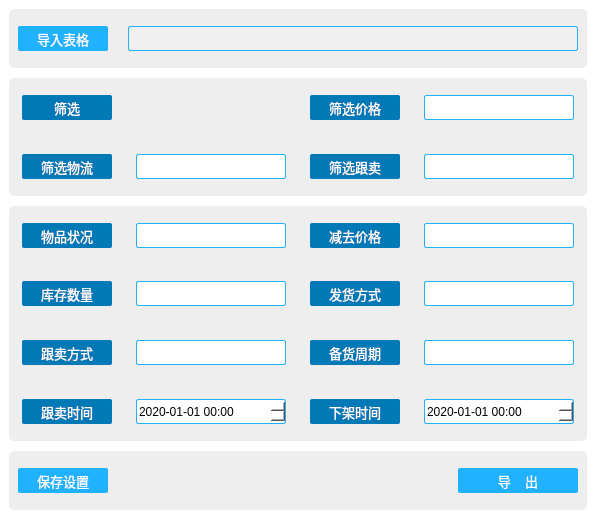
<?xml version="1.0" encoding="UTF-8"?>
<ui version="4.0">
 <class>MainWindow</class>
 <widget class="QMainWindow" name="MainWindow">
  <property name="geometry">
   <rect>
    <x>0</x>
    <y>0</y>
    <width>596</width>
    <height>519</height>
   </rect>
  </property>
  <property name="windowTitle">
   <string>亚马逊表格处理</string>
  </property>
  <property name="windowIcon">
   <iconset resource="img.qrc">
    <normaloff>:/newPrefix/title.ico</normaloff>:/newPrefix/title.ico</iconset>
  </property>
  <property name="styleSheet">
   <string notr="true">#MainWindow{background-color: rgb(255, 255, 255);}

QPushButton{
border-style:none;
text-align: center;
background-color:#0079b6;
border:2px;
border-radius:2px;
color:#ffffff;
}
#pushButton_run,#pushButton_excel,#pushButton_set{
border-style:none;
text-align: center;
background-color:#20b1ff;
border:2px;
border-radius:2px;
color:#ffffff;
}
#pushButton_run:hover,#pushButton_excel:hover,#pushButton_set:hover{
color:lightskyblue
}
#pushButton_run:pressed,#pushButton_excel:pressed,#pushButton_set:pressed {
    /* 改变背景色 */
    /* background-color:rgb(180, 180, 180,120); */
    /* 改变边框风格 */
    /* border-style:inset; */
    /* 使文字有一点移动 */  
    padding-left:6px;
    padding-top:4px;
}
#lineEdit_excel{
border: 1px solid #20b1ff;
border-radius:2px;
background-color:#f0f0f0;
}
QLineEdit{
border: 1px solid #20b1ff;
border-radius:2px;
background-color:#FFFFFF;
}
QDateTimeEdit{
border: 1px solid #20b1ff;
border-radius:2px;
background-color:#FFFFFF;
}
#widget,#widget_4{
border-radius:5px;
background-color:#eeeeee;
}
#widget_2,#widget_6{
border-top-left-radius:5px;
border-top-right-radius:5px;
background-color:#eeeeee;
}
#widget_3,#widget_8{
border-bottom-left-radius:5px;
border-bottom-right-radius:5px;
background-color:#eeeeee;
}
#widget_7,#widget_5{
background-color:#eeeeee;
}
</string>
  </property>
  <widget class="QWidget" name="centralwidget">
   <layout class="QVBoxLayout" name="verticalLayout">
    <property name="spacing">
     <number>0</number>
    </property>
    <item>
     <widget class="QWidget" name="widget" native="true">
      <layout class="QHBoxLayout" name="horizontalLayout">
       <property name="spacing">
        <number>20</number>
       </property>
       <item>
        <widget class="QPushButton" name="pushButton_excel">
         <property name="minimumSize">
          <size>
           <width>90</width>
           <height>25</height>
          </size>
         </property>
         <property name="maximumSize">
          <size>
           <width>90</width>
           <height>25</height>
          </size>
         </property>
         <property name="font">
          <font>
           <pointsize>10</pointsize>
          </font>
         </property>
         <property name="text">
          <string>导入表格</string>
         </property>
        </widget>
       </item>
       <item>
        <widget class="QLineEdit" name="lineEdit_excel">
         <property name="minimumSize">
          <size>
           <width>0</width>
           <height>25</height>
          </size>
         </property>
         <property name="maximumSize">
          <size>
           <width>16777215</width>
           <height>25</height>
          </size>
         </property>
         <property name="font">
          <font>
           <pointsize>10</pointsize>
          </font>
         </property>
         <property name="text">
          <string/>
         </property>
         <property name="readOnly">
          <bool>true</bool>
         </property>
        </widget>
       </item>
      </layout>
     </widget>
    </item>
    <item>
     <spacer name="verticalSpacer">
      <property name="orientation">
       <enum>Qt::Vertical</enum>
      </property>
      <property name="sizeType">
       <enum>QSizePolicy::Fixed</enum>
      </property>
      <property name="sizeHint" stdset="0">
       <size>
        <width>20</width>
        <height>10</height>
       </size>
      </property>
     </spacer>
    </item>
    <item>
     <widget class="QWidget" name="widget_2" native="true">
      <layout class="QHBoxLayout" name="horizontalLayout_2">
       <property name="spacing">
        <number>20</number>
       </property>
       <item>
        <widget class="QPushButton" name="pushButton_1">
         <property name="minimumSize">
          <size>
           <width>90</width>
           <height>25</height>
          </size>
         </property>
         <property name="maximumSize">
          <size>
           <width>90</width>
           <height>25</height>
          </size>
         </property>
         <property name="font">
          <font>
           <pointsize>10</pointsize>
          </font>
         </property>
         <property name="text">
          <string>筛选</string>
         </property>
         <property name="checkable">
          <bool>false</bool>
         </property>
         <property name="checked">
          <bool>false</bool>
         </property>
         <property name="autoDefault">
          <bool>false</bool>
         </property>
        </widget>
       </item>
       <item>
        <widget class="QLabel" name="label">
         <property name="minimumSize">
          <size>
           <width>150</width>
           <height>0</height>
          </size>
         </property>
         <property name="maximumSize">
          <size>
           <width>150</width>
           <height>16777215</height>
          </size>
         </property>
         <property name="text">
          <string/>
         </property>
        </widget>
       </item>
       <item>
        <widget class="QPushButton" name="pushButton_9">
         <property name="minimumSize">
          <size>
           <width>90</width>
           <height>25</height>
          </size>
         </property>
         <property name="maximumSize">
          <size>
           <width>90</width>
           <height>25</height>
          </size>
         </property>
         <property name="font">
          <font>
           <pointsize>10</pointsize>
          </font>
         </property>
         <property name="text">
          <string>筛选价格</string>
         </property>
        </widget>
       </item>
       <item>
        <widget class="QLineEdit" name="lineEdit_s1">
         <property name="minimumSize">
          <size>
           <width>150</width>
           <height>25</height>
          </size>
         </property>
         <property name="maximumSize">
          <size>
           <width>150</width>
           <height>25</height>
          </size>
         </property>
         <property name="font">
          <font>
           <pointsize>10</pointsize>
          </font>
         </property>
         <property name="text">
          <string/>
         </property>
         <property name="readOnly">
          <bool>false</bool>
         </property>
        </widget>
       </item>
      </layout>
     </widget>
    </item>
    <item>
     <widget class="QWidget" name="widget_3" native="true">
      <layout class="QHBoxLayout" name="horizontalLayout_3">
       <property name="spacing">
        <number>20</number>
       </property>
       <item>
        <widget class="QPushButton" name="pushButton_2">
         <property name="minimumSize">
          <size>
           <width>90</width>
           <height>25</height>
          </size>
         </property>
         <property name="maximumSize">
          <size>
           <width>90</width>
           <height>25</height>
          </size>
         </property>
         <property name="font">
          <font>
           <pointsize>10</pointsize>
          </font>
         </property>
         <property name="text">
          <string>筛选物流</string>
         </property>
         <property name="checkable">
          <bool>false</bool>
         </property>
         <property name="checked">
          <bool>false</bool>
         </property>
         <property name="autoDefault">
          <bool>false</bool>
         </property>
        </widget>
       </item>
       <item>
        <widget class="QLineEdit" name="lineEdit_s2">
         <property name="minimumSize">
          <size>
           <width>150</width>
           <height>25</height>
          </size>
         </property>
         <property name="maximumSize">
          <size>
           <width>150</width>
           <height>25</height>
          </size>
         </property>
         <property name="font">
          <font>
           <pointsize>10</pointsize>
          </font>
         </property>
         <property name="text">
          <string/>
         </property>
         <property name="readOnly">
          <bool>false</bool>
         </property>
        </widget>
       </item>
       <item>
        <widget class="QPushButton" name="pushButton_10">
         <property name="minimumSize">
          <size>
           <width>90</width>
           <height>25</height>
          </size>
         </property>
         <property name="maximumSize">
          <size>
           <width>90</width>
           <height>25</height>
          </size>
         </property>
         <property name="font">
          <font>
           <pointsize>10</pointsize>
          </font>
         </property>
         <property name="text">
          <string>筛选跟卖</string>
         </property>
        </widget>
       </item>
       <item>
        <widget class="QLineEdit" name="lineEdit_s3">
         <property name="minimumSize">
          <size>
           <width>150</width>
           <height>25</height>
          </size>
         </property>
         <property name="maximumSize">
          <size>
           <width>150</width>
           <height>25</height>
          </size>
         </property>
         <property name="font">
          <font>
           <pointsize>10</pointsize>
          </font>
         </property>
         <property name="text">
          <string/>
         </property>
         <property name="readOnly">
          <bool>false</bool>
         </property>
        </widget>
       </item>
      </layout>
     </widget>
    </item>
    <item>
     <spacer name="verticalSpacer_2">
      <property name="orientation">
       <enum>Qt::Vertical</enum>
      </property>
      <property name="sizeType">
       <enum>QSizePolicy::Fixed</enum>
      </property>
      <property name="sizeHint" stdset="0">
       <size>
        <width>20</width>
        <height>10</height>
       </size>
      </property>
     </spacer>
    </item>
    <item>
     <widget class="QWidget" name="widget_6" native="true">
      <layout class="QHBoxLayout" name="horizontalLayout_6">
       <property name="spacing">
        <number>20</number>
       </property>
       <item>
        <widget class="QPushButton" name="pushButton_11">
         <property name="minimumSize">
          <size>
           <width>90</width>
           <height>25</height>
          </size>
         </property>
         <property name="maximumSize">
          <size>
           <width>90</width>
           <height>25</height>
          </size>
         </property>
         <property name="font">
          <font>
           <pointsize>10</pointsize>
          </font>
         </property>
         <property name="text">
          <string>物品状况</string>
         </property>
        </widget>
       </item>
       <item>
        <widget class="QLineEdit" name="lineEdit_1">
         <property name="minimumSize">
          <size>
           <width>150</width>
           <height>25</height>
          </size>
         </property>
         <property name="maximumSize">
          <size>
           <width>150</width>
           <height>25</height>
          </size>
         </property>
         <property name="font">
          <font>
           <pointsize>10</pointsize>
          </font>
         </property>
         <property name="text">
          <string/>
         </property>
         <property name="readOnly">
          <bool>false</bool>
         </property>
        </widget>
       </item>
       <item>
        <widget class="QPushButton" name="pushButton_12">
         <property name="minimumSize">
          <size>
           <width>90</width>
           <height>25</height>
          </size>
         </property>
         <property name="maximumSize">
          <size>
           <width>90</width>
           <height>25</height>
          </size>
         </property>
         <property name="font">
          <font>
           <pointsize>10</pointsize>
          </font>
         </property>
         <property name="text">
          <string>减去价格</string>
         </property>
        </widget>
       </item>
       <item>
        <widget class="QLineEdit" name="lineEdit_2">
         <property name="minimumSize">
          <size>
           <width>150</width>
           <height>25</height>
          </size>
         </property>
         <property name="maximumSize">
          <size>
           <width>150</width>
           <height>25</height>
          </size>
         </property>
         <property name="font">
          <font>
           <pointsize>10</pointsize>
          </font>
         </property>
         <property name="text">
          <string/>
         </property>
         <property name="readOnly">
          <bool>false</bool>
         </property>
        </widget>
       </item>
      </layout>
     </widget>
    </item>
    <item>
     <widget class="QWidget" name="widget_5" native="true">
      <layout class="QHBoxLayout" name="horizontalLayout_5">
       <property name="spacing">
        <number>20</number>
       </property>
       <item>
        <widget class="QPushButton" name="pushButton_3">
         <property name="minimumSize">
          <size>
           <width>90</width>
           <height>25</height>
          </size>
         </property>
         <property name="maximumSize">
          <size>
           <width>90</width>
           <height>25</height>
          </size>
         </property>
         <property name="font">
          <font>
           <pointsize>10</pointsize>
          </font>
         </property>
         <property name="text">
          <string>库存数量</string>
         </property>
        </widget>
       </item>
       <item>
        <widget class="QLineEdit" name="lineEdit_3">
         <property name="minimumSize">
          <size>
           <width>150</width>
           <height>25</height>
          </size>
         </property>
         <property name="maximumSize">
          <size>
           <width>150</width>
           <height>25</height>
          </size>
         </property>
         <property name="font">
          <font>
           <pointsize>10</pointsize>
          </font>
         </property>
         <property name="text">
          <string/>
         </property>
         <property name="readOnly">
          <bool>false</bool>
         </property>
        </widget>
       </item>
       <item>
        <widget class="QPushButton" name="pushButton_4">
         <property name="minimumSize">
          <size>
           <width>90</width>
           <height>25</height>
          </size>
         </property>
         <property name="maximumSize">
          <size>
           <width>90</width>
           <height>25</height>
          </size>
         </property>
         <property name="font">
          <font>
           <pointsize>10</pointsize>
          </font>
         </property>
         <property name="text">
          <string>发货方式</string>
         </property>
        </widget>
       </item>
       <item>
        <widget class="QLineEdit" name="lineEdit_4">
         <property name="minimumSize">
          <size>
           <width>150</width>
           <height>25</height>
          </size>
         </property>
         <property name="maximumSize">
          <size>
           <width>150</width>
           <height>25</height>
          </size>
         </property>
         <property name="font">
          <font>
           <pointsize>10</pointsize>
          </font>
         </property>
         <property name="text">
          <string/>
         </property>
         <property name="readOnly">
          <bool>false</bool>
         </property>
        </widget>
       </item>
      </layout>
     </widget>
    </item>
    <item>
     <widget class="QWidget" name="widget_7" native="true">
      <layout class="QHBoxLayout" name="horizontalLayout_7">
       <property name="spacing">
        <number>20</number>
       </property>
       <item>
        <widget class="QPushButton" name="pushButton_5">
         <property name="minimumSize">
          <size>
           <width>90</width>
           <height>25</height>
          </size>
         </property>
         <property name="maximumSize">
          <size>
           <width>90</width>
           <height>25</height>
          </size>
         </property>
         <property name="font">
          <font>
           <pointsize>10</pointsize>
          </font>
         </property>
         <property name="text">
          <string>跟卖方式</string>
         </property>
        </widget>
       </item>
       <item>
        <widget class="QLineEdit" name="lineEdit_5">
         <property name="minimumSize">
          <size>
           <width>150</width>
           <height>25</height>
          </size>
         </property>
         <property name="maximumSize">
          <size>
           <width>150</width>
           <height>25</height>
          </size>
         </property>
         <property name="font">
          <font>
           <pointsize>10</pointsize>
          </font>
         </property>
         <property name="text">
          <string/>
         </property>
         <property name="readOnly">
          <bool>false</bool>
         </property>
        </widget>
       </item>
       <item>
        <widget class="QPushButton" name="pushButton_6">
         <property name="minimumSize">
          <size>
           <width>90</width>
           <height>25</height>
          </size>
         </property>
         <property name="maximumSize">
          <size>
           <width>90</width>
           <height>25</height>
          </size>
         </property>
         <property name="font">
          <font>
           <pointsize>10</pointsize>
          </font>
         </property>
         <property name="text">
          <string>备货周期</string>
         </property>
        </widget>
       </item>
       <item>
        <widget class="QLineEdit" name="lineEdit_6">
         <property name="minimumSize">
          <size>
           <width>150</width>
           <height>25</height>
          </size>
         </property>
         <property name="maximumSize">
          <size>
           <width>150</width>
           <height>25</height>
          </size>
         </property>
         <property name="font">
          <font>
           <pointsize>10</pointsize>
          </font>
         </property>
         <property name="text">
          <string/>
         </property>
         <property name="readOnly">
          <bool>false</bool>
         </property>
        </widget>
       </item>
      </layout>
     </widget>
    </item>
    <item>
     <widget class="QWidget" name="widget_8" native="true">
      <layout class="QHBoxLayout" name="horizontalLayout_8">
       <property name="spacing">
        <number>20</number>
       </property>
       <item>
        <widget class="QPushButton" name="pushButton_7">
         <property name="minimumSize">
          <size>
           <width>90</width>
           <height>25</height>
          </size>
         </property>
         <property name="maximumSize">
          <size>
           <width>90</width>
           <height>25</height>
          </size>
         </property>
         <property name="font">
          <font>
           <pointsize>10</pointsize>
          </font>
         </property>
         <property name="text">
          <string>跟卖时间</string>
         </property>
        </widget>
       </item>
       <item>
        <widget class="QDateTimeEdit" name="dateTimeEdit_1">
         <property name="minimumSize">
          <size>
           <width>150</width>
           <height>25</height>
          </size>
         </property>
         <property name="maximumSize">
          <size>
           <width>150</width>
           <height>25</height>
          </size>
         </property>
         <property name="date">
          <date>
           <year>2020</year>
           <month>1</month>
           <day>1</day>
          </date>
         </property>
         <property name="displayFormat">
          <string>yyyy-MM-dd HH:mm</string>
         </property>
        </widget>
       </item>
       <item>
        <widget class="QPushButton" name="pushButton_8">
         <property name="minimumSize">
          <size>
           <width>90</width>
           <height>25</height>
          </size>
         </property>
         <property name="maximumSize">
          <size>
           <width>90</width>
           <height>25</height>
          </size>
         </property>
         <property name="font">
          <font>
           <pointsize>10</pointsize>
          </font>
         </property>
         <property name="text">
          <string>下架时间</string>
         </property>
        </widget>
       </item>
       <item>
        <widget class="QDateTimeEdit" name="dateTimeEdit_2">
         <property name="minimumSize">
          <size>
           <width>150</width>
           <height>25</height>
          </size>
         </property>
         <property name="maximumSize">
          <size>
           <width>150</width>
           <height>25</height>
          </size>
         </property>
         <property name="date">
          <date>
           <year>2020</year>
           <month>1</month>
           <day>1</day>
          </date>
         </property>
         <property name="displayFormat">
          <string>yyyy-MM-dd HH:mm</string>
         </property>
        </widget>
       </item>
      </layout>
     </widget>
    </item>
    <item>
     <spacer name="verticalSpacer_3">
      <property name="orientation">
       <enum>Qt::Vertical</enum>
      </property>
      <property name="sizeType">
       <enum>QSizePolicy::Fixed</enum>
      </property>
      <property name="sizeHint" stdset="0">
       <size>
        <width>20</width>
        <height>10</height>
       </size>
      </property>
     </spacer>
    </item>
    <item>
     <widget class="QWidget" name="widget_4" native="true">
      <layout class="QHBoxLayout" name="horizontalLayout_4">
       <property name="spacing">
        <number>20</number>
       </property>
       <item>
        <widget class="QPushButton" name="pushButton_set">
         <property name="minimumSize">
          <size>
           <width>90</width>
           <height>25</height>
          </size>
         </property>
         <property name="maximumSize">
          <size>
           <width>90</width>
           <height>25</height>
          </size>
         </property>
         <property name="font">
          <font>
           <pointsize>10</pointsize>
          </font>
         </property>
         <property name="text">
          <string>保存设置</string>
         </property>
        </widget>
       </item>
       <item>
        <spacer name="horizontalSpacer">
         <property name="orientation">
          <enum>Qt::Horizontal</enum>
         </property>
         <property name="sizeHint" stdset="0">
          <size>
           <width>40</width>
           <height>20</height>
          </size>
         </property>
        </spacer>
       </item>
       <item>
        <widget class="QPushButton" name="pushButton_run">
         <property name="minimumSize">
          <size>
           <width>120</width>
           <height>25</height>
          </size>
         </property>
         <property name="maximumSize">
          <size>
           <width>120</width>
           <height>25</height>
          </size>
         </property>
         <property name="font">
          <font>
           <pointsize>10</pointsize>
          </font>
         </property>
         <property name="text">
          <string>导    出</string>
         </property>
        </widget>
       </item>
      </layout>
     </widget>
    </item>
   </layout>
  </widget>
 </widget>
 <resources>
  <include location="img.qrc"/>
 </resources>
 <connections/>
</ui>
